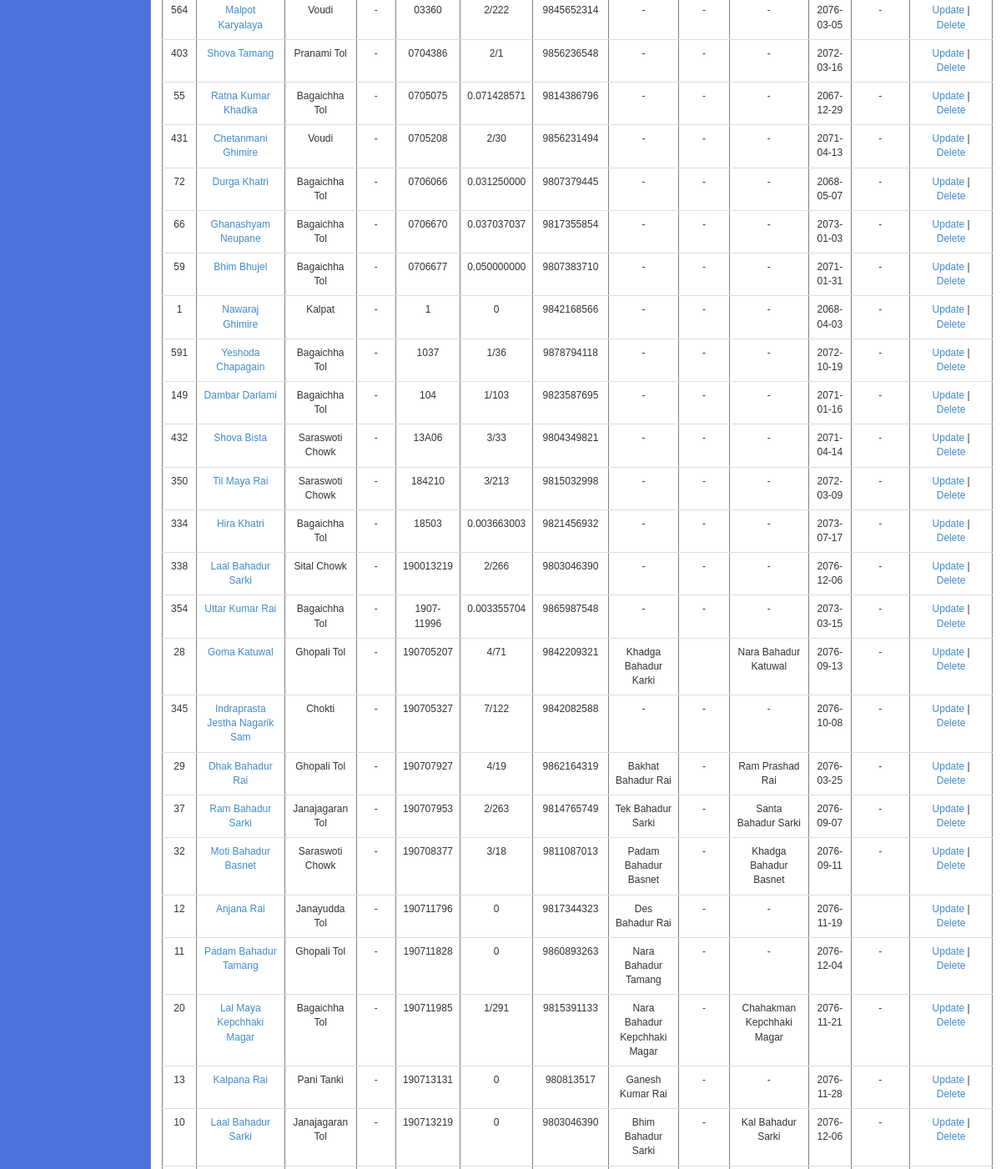
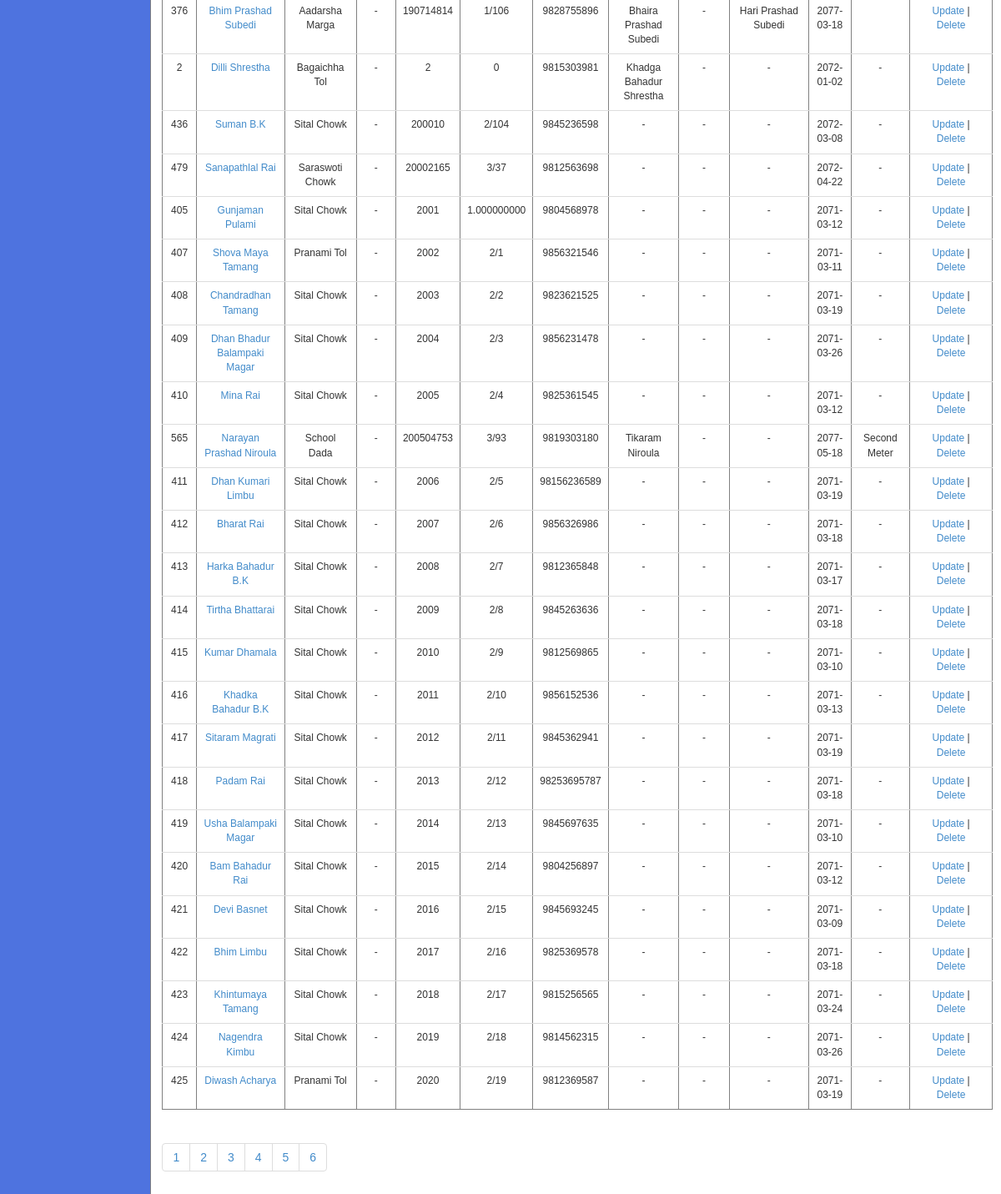
/index.php?page=client&pageno=3 (signed in, lower part), run on an earlier commit of the app's database (2 pictures, top to bottom).
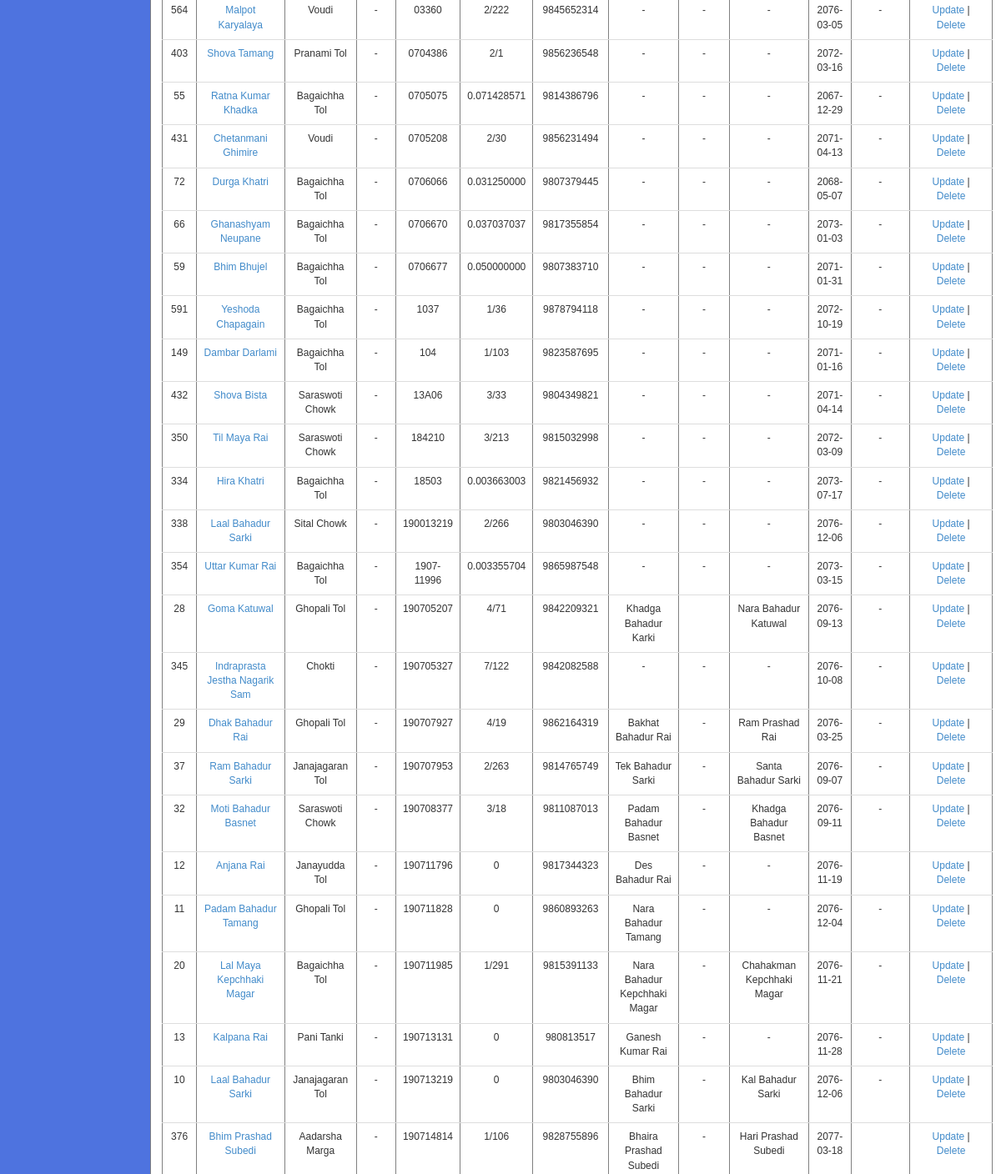
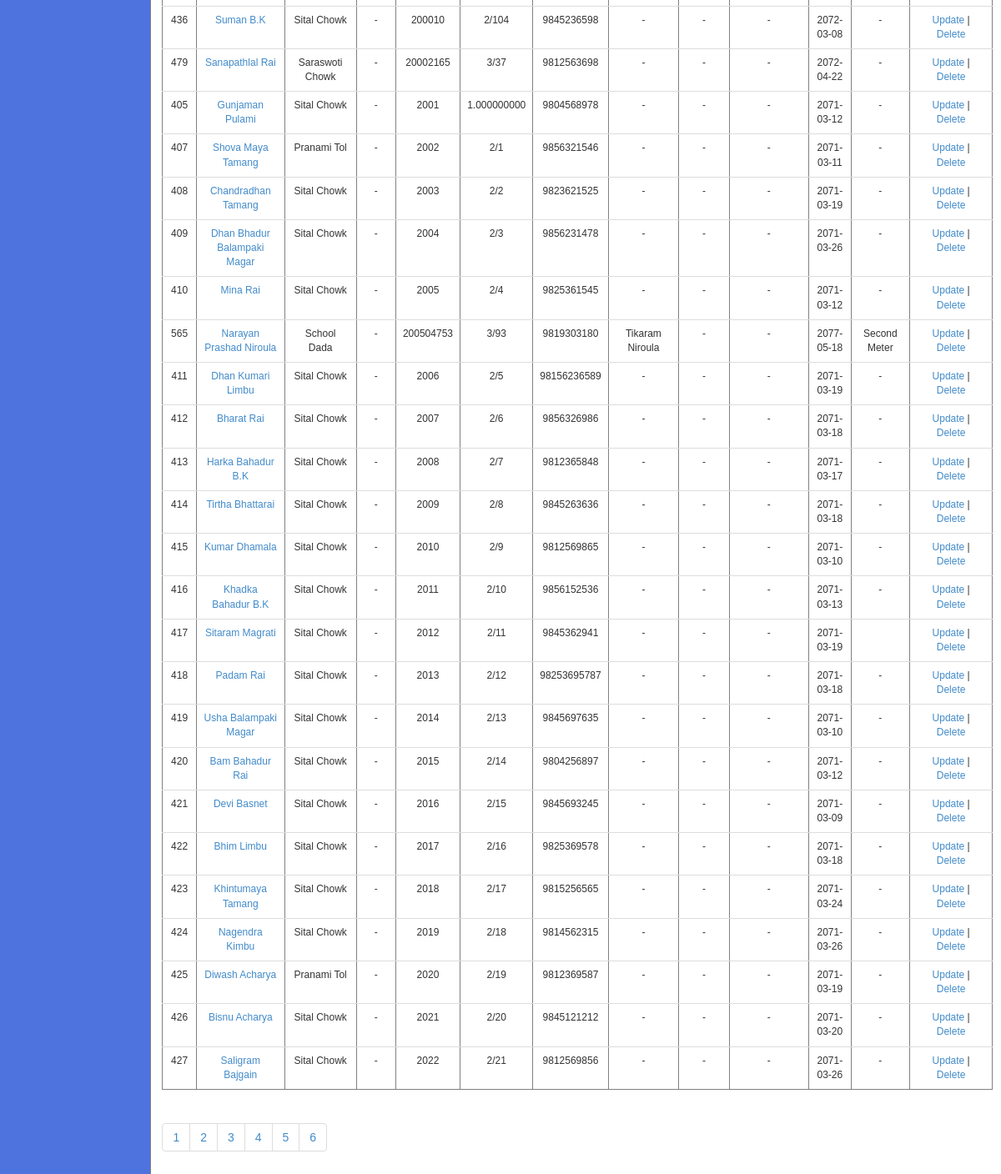
And on a later commit of the database (2 pictures, top to bottom).
### tables this page shows
CREATE TABLE `client` (
  `id` int(11) NOT NULL,
  `name` varchar(30) NOT NULL,
  `phone` bigint(11) NOT NULL,
  `joinned` date DEFAULT NULL,
  `gharnum` varchar(10) DEFAULT NULL,
  `area` varchar(20) NOT NULL,
  `meter` varchar(15) NOT NULL,
  `address` varchar(20) NOT NULL,
  `father` varchar(30) DEFAULT NULL,
  `mother` varchar(30) DEFAULT NULL,
  `grandfather` varchar(50) DEFAULT NULL,
  `remark` text DEFAULT NULL
);

### modules/client/function.php (called while the page is built, shortened)
<?php
	class ClientModel{
		function getAll()
		{
			global $con;
			global $pageno;
			if (isset($_GET['pageno'])) {
	            $pageno = $_GET['pageno'];
	        } else {
	            $pageno = 1;
	        }
	        $no_of_records_per_page = 100;
	        $offset = ($pageno-1) * $no_of_records_per_page;
	        $total_pages_sql = "SELECT COUNT(*) FROM client";
	        $result = mysqli_query($con,$total_pages_sql);
	        $total_rows = mysqli_fetch_array($result)[0];
	        $total_pages = ceil($total_rows / $no_of_records_per_page);
			$sql = "SELECT * FROM client Order By meter LIMIT $offset, $no_of_records_per_page";
			$rs = mysqli_query($con, $sql);
			$final = array();
			while($row = mysqli_fetch_assoc($rs))
			{
				$final[] = $row;
			}
			return $final;
		}
	}
?>

### modules/client/view.php (the view, shortened to what this page needs)
<?php
$data = $client->getAll();
global $total_pages;
?>
<table border="1" width="100%" class="table" id="result">
	<?php
	foreach($data as $d)
	{ ?>
		<tr >
			<td> <?php echo $d['id']; ?> </td>
			<td> <a href="?page=payment_history&history_id=<?php echo $d['id']; ?>">	<?php echo $d['name'];?> </a> </td>
			<td> <?php echo $d['address']; ?> </td>
			<td> <?php echo $d['gharnum']; ?> </td>
			<td> <?php echo $d['meter']; ?> </td>
			<td> <?php echo $d['area']; ?> </td>
			<td> <?php echo $d['phone']; ?> </td>
			<td> <?php echo $d['father']; ?> </td>
			<td> <?php echo $d['mother']; ?> </td>
			<td> <?php echo $d['grandfather']; ?> </td>
			<td> <?php echo $d['joinned']; ?> </td>
			<td> <?php echo $d['remark']; ?> </td>
			<td>
				<a href="?page=client_form&edit_id=<?php echo $d['id']; ?>">
					Update
				</a>
				|
				<a href="?page=client&del_id=<?php echo $d['id']; ?>" onclick="return confirm('Do you really want to delete?')">
					Delete
				</a>
			</td>
		</tr>
	<?php
	}
	?>
</table>
 <ul class="pagination">
 		<?php
        	for ($i=1;$i<=$total_pages; $i=$i+1) { ?>
        		<li>
		            <a href="<?php  echo "?page=client&pageno=".$i;  ?>"><?php echo $i; ?></a>
		        </li>
        <?php	}
         ?>
    </ul>

What changed in the data, as far as the page shows it:
removed client: id "1", name "Nawaraj Ghimire", address "Kalpat", gharnum "-", meter "1", area "0", phone "9842168566", father "-", mother "-", grandfather "-", joinned "2068-04-03", remark "-"
removed client: id "2", name "Dilli Shrestha", address "Bagaichha Tol", gharnum "-", meter "2", area "0", phone "9815303981", father "Khadga Bahadur Shrestha", mother "-", grandfather "-", joinned "2072-01-02", remark "-"
now on this page (row unchanged): client: id "426", name "Bisnu Acharya", address "Sital Chowk", gharnum "-", meter "2021", area "2/20", phone "9845121212", father "-", mother "-", grandfather "-", joinned "2071-03-20", remark "-"
now on this page (row unchanged): client: id "427", name "Saligram Bajgain", address "Sital Chowk", gharnum "-", meter "2022", area "2/21", phone "9812569856", father "-", mother "-", grandfather "-", joinned "2071-03-26", remark "-"
